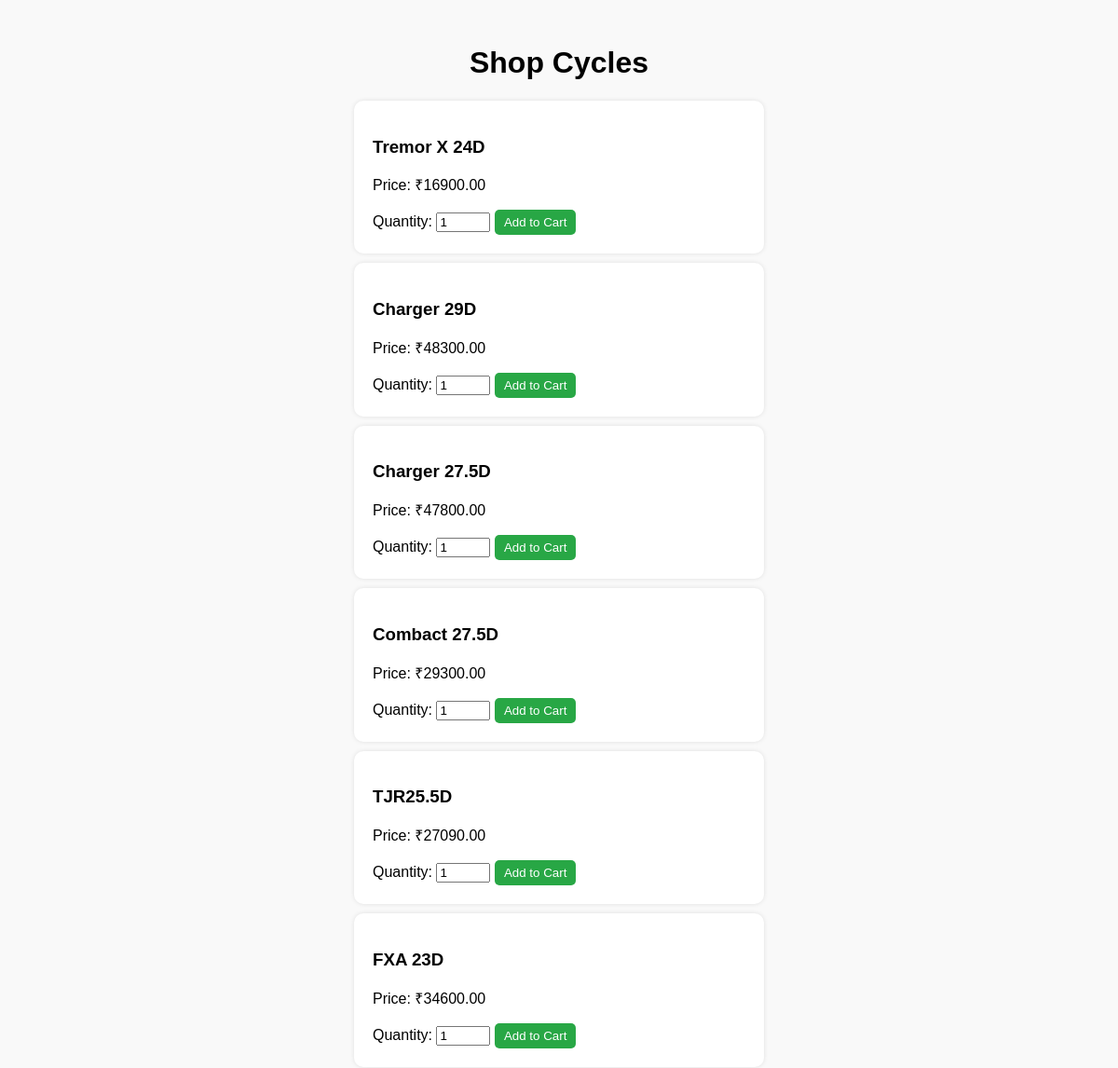
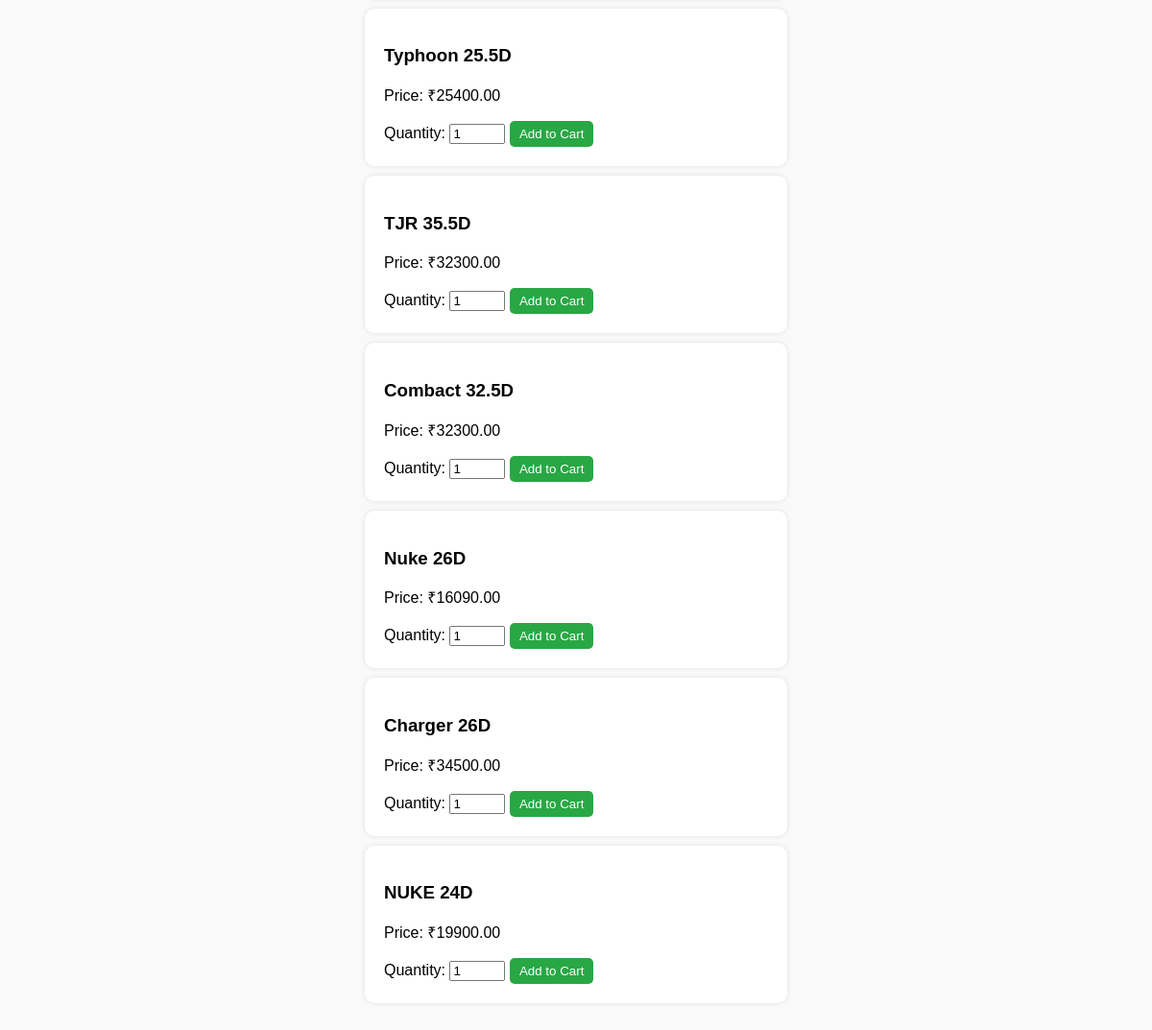
The page /shop.php on the database its author committed (2 pictures, top to bottom).
### tables this page shows
CREATE TABLE `products` (
  `id` int(11) NOT NULL,
  `name` varchar(255) NOT NULL,
  `description` text DEFAULT NULL,
  `price` decimal(10,2) NOT NULL,
  `stock` int(11) DEFAULT 0,
  `image_url` varchar(255) DEFAULT NULL,
  `category` varchar(100) DEFAULT NULL,
  `brand` varchar(100) DEFAULT NULL
);

### shop.php (the view, shortened to what this page needs)
<?php
include 'db_connect.php';
?>
<!DOCTYPE html>
<html>
<head>
</head>
<body>
<h1>Shop Cycles</h1>
<?php
$result = $conn->query("SELECT * FROM products WHERE stock > 0");
while ($row = $result->fetch_assoc()) {
    echo "<div class='product'>
            <h3>{$row['name']}</h3>
            <p>Price: ₹{$row['price']}</p>
            <form method='POST' action='add_to_cart.php'>
                <input type='hidden' name='product_id' value='{$row['id']}'>
                Quantity: <input type='number' name='quantity' value='1' min='1' max='{$row['stock']}'>
                <button type='submit'>Add to Cart</button>
            </form>
          </div>";
}
?>
</body>
</html>

### shop.php (style rules this page uses)
body { font-family: Arial; background-color: #f9f9f9; padding: 20px; }
h1 { text-align: center; }
.product { background: white; padding: 20px; margin: 10px auto; border-radius: 10px; box-shadow: 0 0 5px rgba(0,0,0,0.1); width: 400px; }
form { margin-top: 10px; }
input[type=number] { width: 50px; }
button { background-color: #28a745; color: white; border: none; padding: 6px 10px; border-radius: 5px; cursor: pointer; }

### rows shown on the page
products: name "Tremor X 24D", price "16900.00"
products: name "Charger 29D", price "48300.00"
products: name "Charger 27.5D", price "47800.00"
products: name "Combact 27.5D", price "29300.00"
products: name "TJR25.5D", price "27090.00"
products: name "FXA 23D", price "34600.00"
products: name "Typhoon 25.5D", price "25400.00"
products: name "TJR 35.5D", price "32300.00"
products: name "Combact 32.5D", price "32300.00"
products: name "Nuke 26D", price "16090.00"
products: name "Charger 26D", price "34500.00"
products: name "NUKE 24D", price "19900.00"
